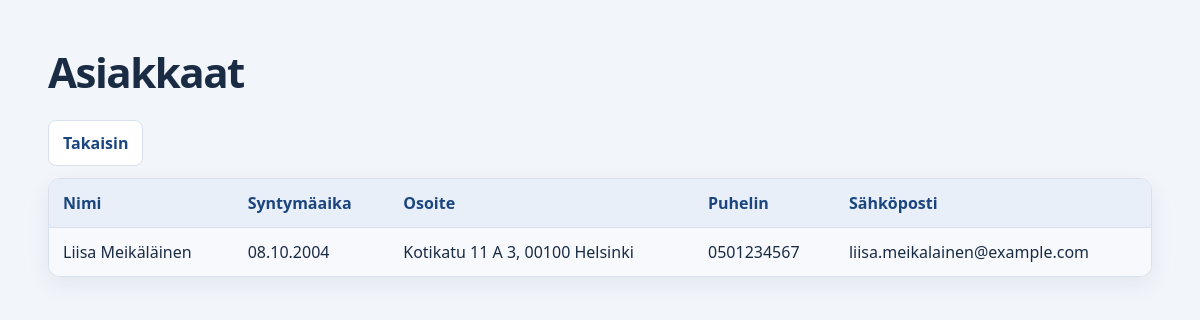
Page /php/katsele_asiakkaita.php on the earlier database version.
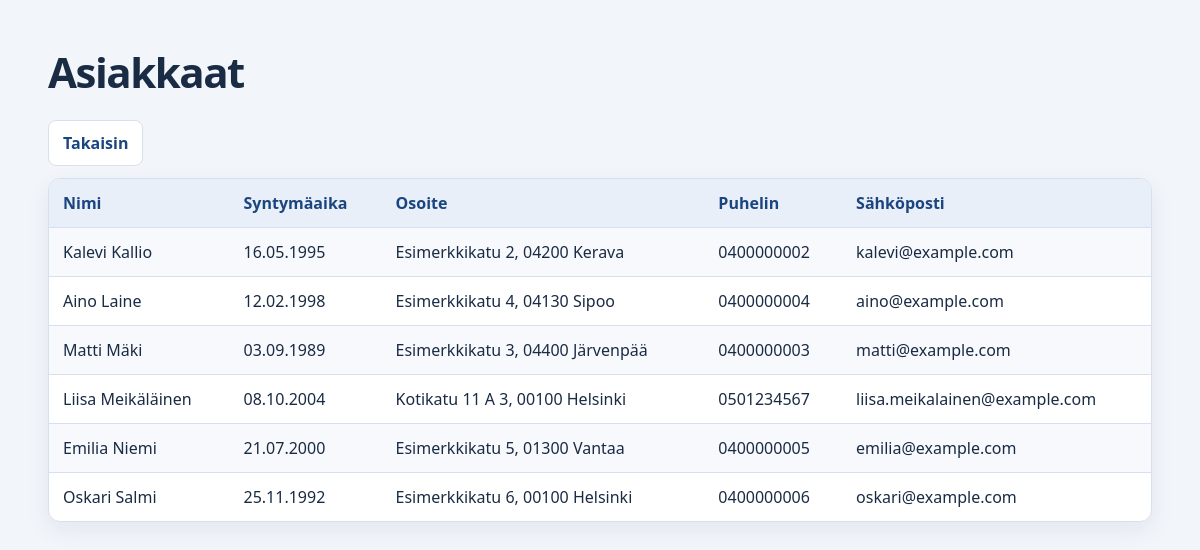
Same page on the later database version.
### tables this page shows
CREATE TABLE asiakas (
  id INT NOT NULL AUTO_INCREMENT,
  etunimi VARCHAR(100) NOT NULL,
  sukunimi VARCHAR(100) NOT NULL,
  katuosoite VARCHAR(150) NOT NULL,
  postitoimipaikka VARCHAR(100) NOT NULL,
  puhelin VARCHAR(20) NOT NULL,
  saika DATE NOT NULL,
  email VARCHAR(255) NOT NULL,
  PRIMARY KEY (id)
) DEFAULT CHARSET=utf8mb4;

### php/katsele_asiakkaita.php (the view, shortened to what this page needs)
<?php
require_once('db.php');
$sql = "SELECT * FROM asiakas ORDER BY sukunimi";
$tulos = mysqli_query($yhteys, $sql);
?>
<!DOCTYPE html>
<html lang="fi">
<head>
    <link rel="stylesheet" href="../css/style.css?v=<?= filemtime(__DIR__ . '/../css/style.css') ?>">
</head>
<body>
    <h1>Asiakkaat</h1>
    <a class="back-button" href="../index.php">Takaisin</a>
    <table>
        <tr>
            <th>Nimi</th>
            <th>Syntymäaika</th>
            <th>Osoite</th>
            <th>Puhelin</th>
            <th>Sähköposti</th>
        </tr>
        <?php while ($rivi = mysqli_fetch_assoc($tulos)) { ?>
            <tr>
                <td><?= htmlspecialchars($rivi['etunimi'] . " " . $rivi['sukunimi']) ?></td>
                <td><?= date('d.m.Y', strtotime($rivi['saika'])) ?></td>
                <td><?= htmlspecialchars($rivi['katuosoite'] . ", " . $rivi['postitoimipaikka']) ?></td>
                <td><?= htmlspecialchars($rivi['puhelin']) ?></td>
                <td><?= htmlspecialchars($rivi['email']) ?></td>
            </tr>
        <?php } ?>
    </table>
</body>
</html>

Differences in the rows shown:
added asiakas: etunimi+sukunimi "Kalevi Kallio", saika "16.05.1995", katuosoite+postitoimipaikka "Esimerkkikatu 2, 04200 Kerava", puhelin "0400000002", email "kalevi@example.com"
added asiakas: etunimi+sukunimi "Aino Laine", saika "12.02.1998", katuosoite+postitoimipaikka "Esimerkkikatu 4, 04130 Sipoo", puhelin "0400000004", email "aino@example.com"
added asiakas: etunimi+sukunimi "Matti Mäki", saika "03.09.1989", katuosoite+postitoimipaikka "Esimerkkikatu 3, 04400 Järvenpää", puhelin "0400000003", email "matti@example.com"
added asiakas: etunimi+sukunimi "Emilia Niemi", saika "21.07.2000", katuosoite+postitoimipaikka "Esimerkkikatu 5, 01300 Vantaa", puhelin "0400000005", email "emilia@example.com"
added asiakas: etunimi+sukunimi "Oskari Salmi", saika "25.11.1992", katuosoite+postitoimipaikka "Esimerkkikatu 6, 00100 Helsinki", puhelin "0400000006", email "oskari@example.com"
